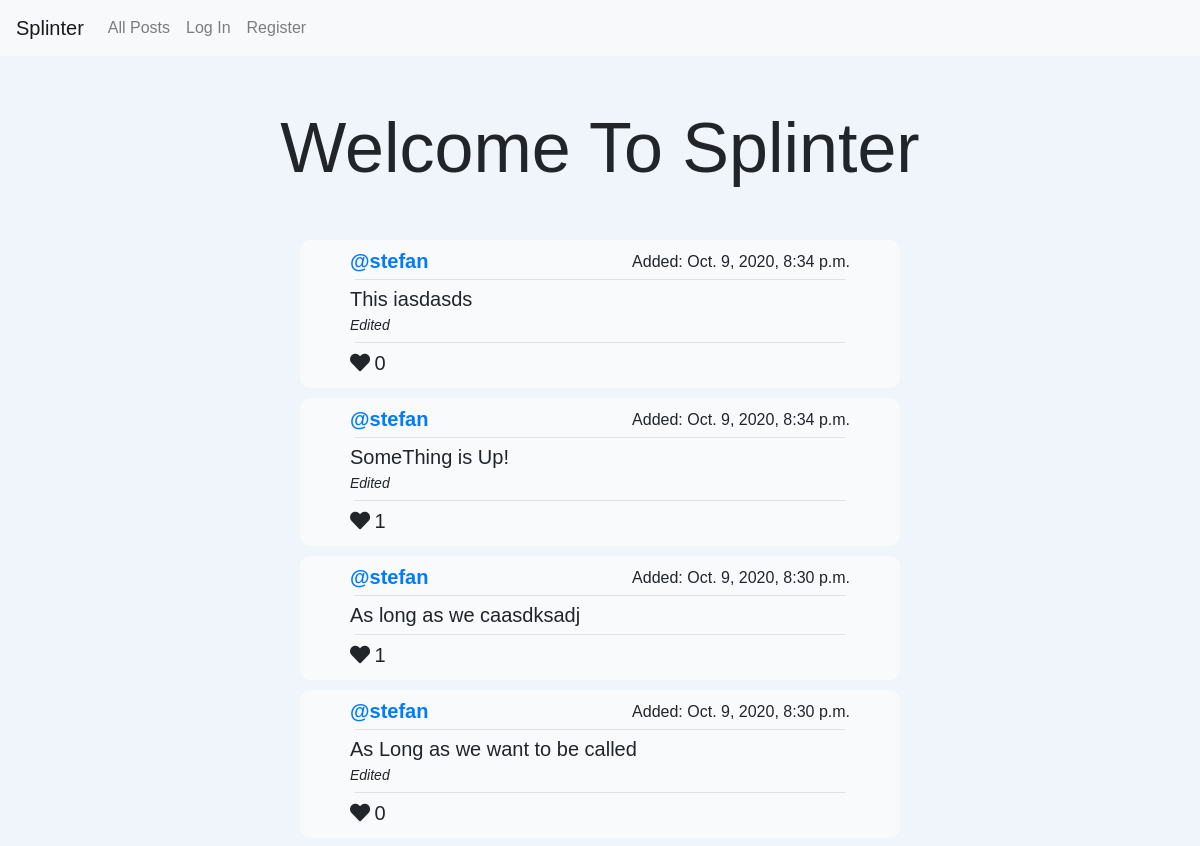
Before: / (upper part) with the older database file.
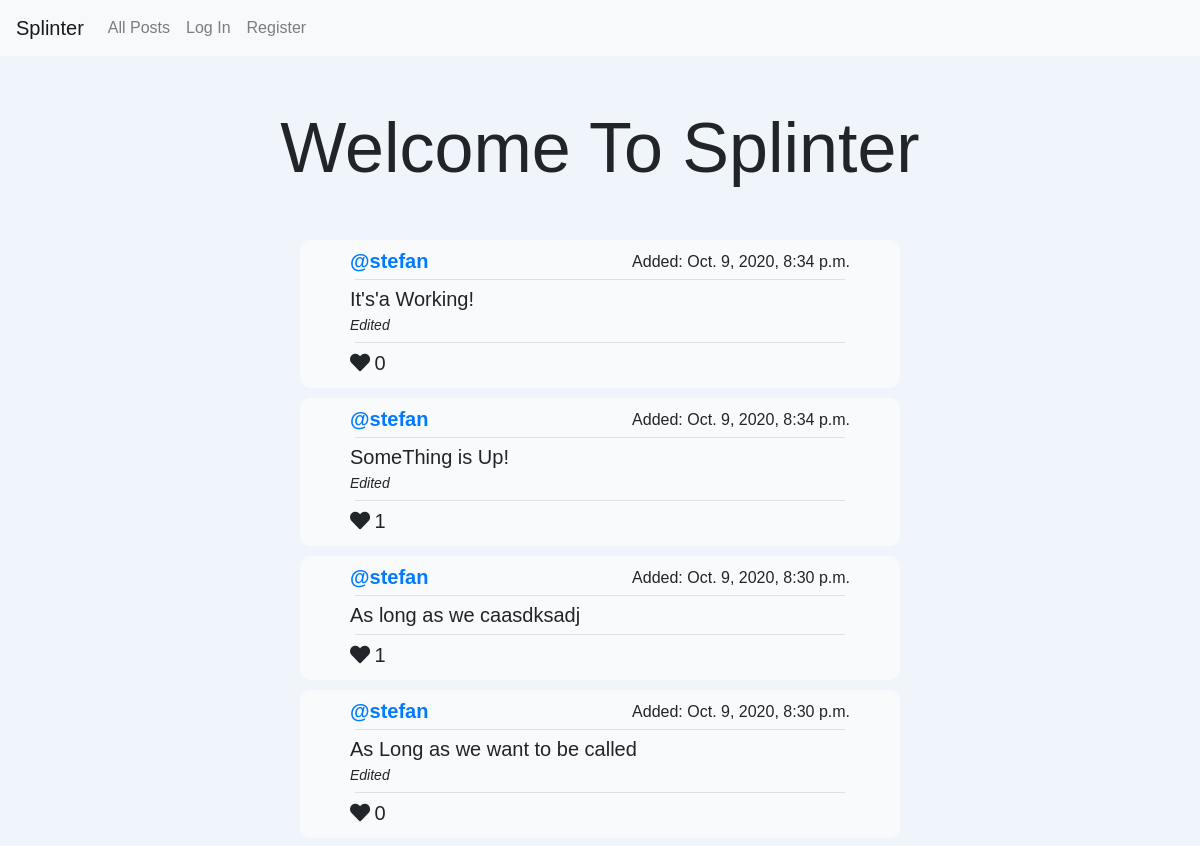
After: the same page with the newer database file.
### network/models.py (models this page shows, shortened)
class Post(models.Model):
    user = models.ForeignKey(settings.AUTH_USER_MODEL, on_delete=models.CASCADE, related_name="posts")
    content = models.CharField(max_length = 256)
    date_added = models.DateTimeField(auto_now_add=True)
    edited = models.BooleanField(default=False)
    like = models.ManyToManyField(User, blank=True, related_name="likes")

class User(AbstractUser):
    pass

### network/views.py (the view)
# urls.py: path("", views.index, name="index"),
def index(request):
    posts_list = Post.objects.all().order_by('-date_added')
    paginator = Paginator(posts_list, 10)
    page_number = request.GET.get('page')
    page_obj = paginator.get_page(page_number)
    context = {
        "page_obj": page_obj,
    }
    return render(request, "network/index.html", context)

### network/templates/network/index.html (shortened to what this page needs)
{% extends "network/layout.html" %}
{% load static %}
{% block body %}
    {% if user.is_authenticated %}
        <div class="post-container form-container">
            <h2 class="form-header">Create A New Post</h2>
            <form action="" id="post-form">
                <textarea class="form-control" id="post-content" rows="3"></textarea>
                <input class="form-button my-button" id="post-submit" type="submit">
            </form>
        </div>
    {% else %}
        <h1 class="main-header">
            Welcome To Splinter
        </h1>
    {% endif %}
    {% for post in page_obj %}
        <div id="post_container_{{ post.id }}" class="post-container">
            <div class="post-header">
                <div class="post-user">
                    <a class="post-profile-link" href="{% url 'display_profile_view' post.user.id %}">@{{ post.user.username }}</a>
                </div>
                <p class="post-date">Added: {{ post.date_added }}</p>
            </div>
            <hr>
            <div id="content_container_{{ post.id }}">
                <p class="post-content" id="post_content_{{ post.id }}">
                    {{ post.content }}
                </p>
                {% if post.edited == True %}
                    <small class="post-content-edit">Edited</small>
                {% endif %}
            </div>
            <hr>
            {% if user.is_authenticated %}
                <div id="like_button_{{ post.id }}" class="liked" data-post_id="{{ post.id }}">
                    {% if request.user in post.like.all %}
                        <i class="fas fa-heart icon"></i>
                    {% else %}
                        <i class="far fa-heart icon"></i>
                    {% endif %}
                </div>
            {% else %}
                <i class="fas fa-heart icon"></i>
            {% endif %}
            <p class="likes_count" id="like_count_{{ post.id }}">{{ post.like.count }}</p>
        </div>
    {% endfor %}
{% endblock %}

Changed rows visible on the page:
changed Post: content "This iasdasds" → "It's'a Working!"
